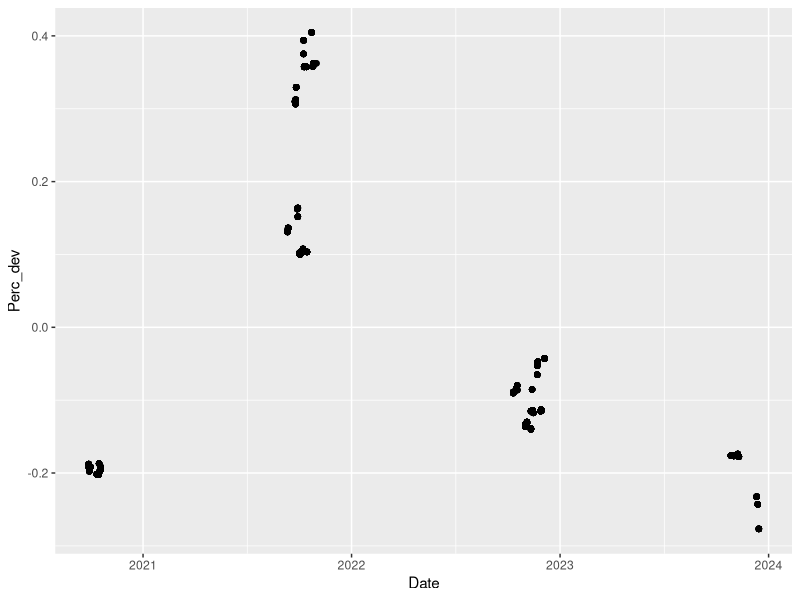
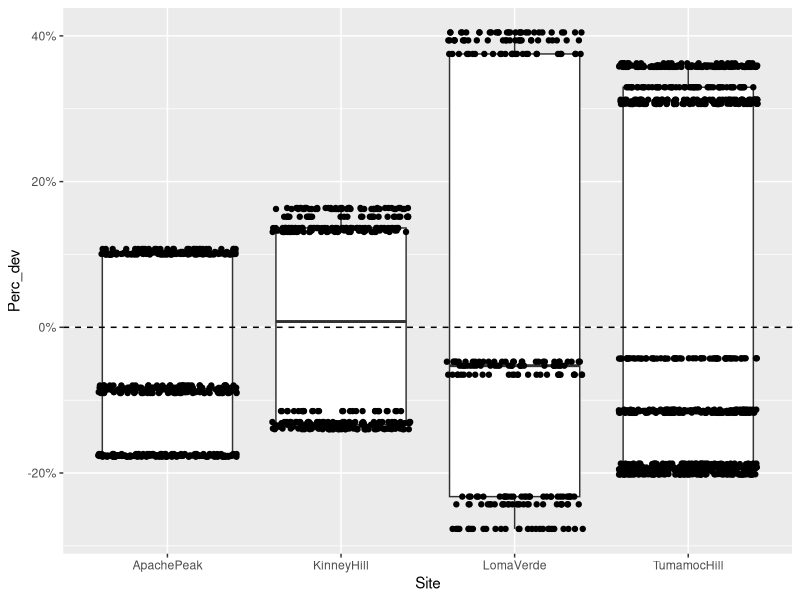
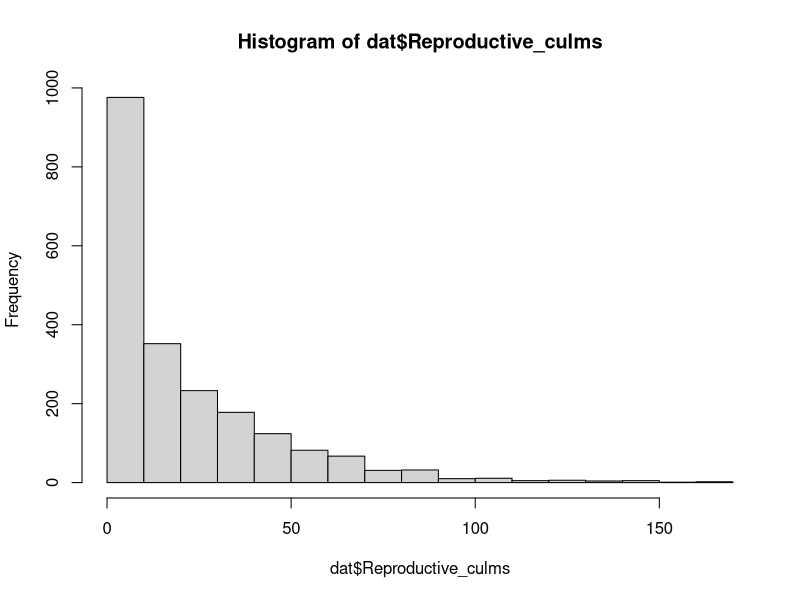
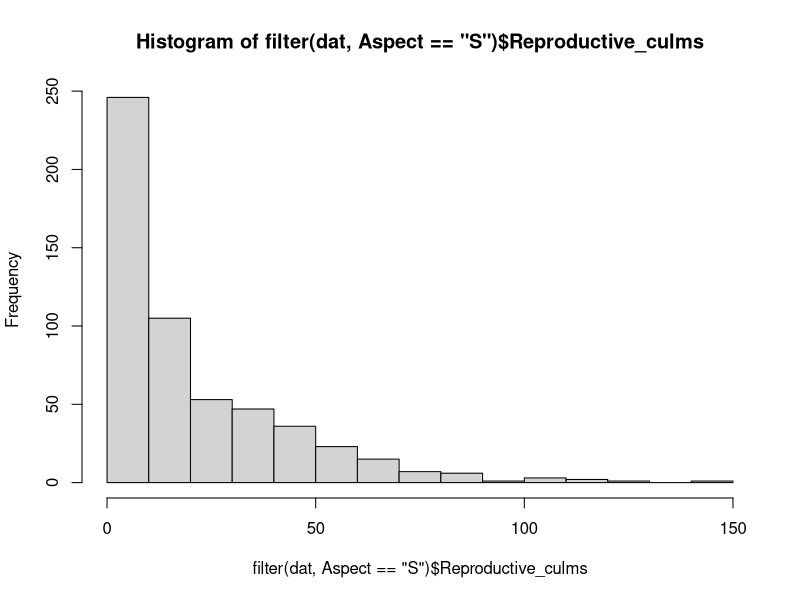
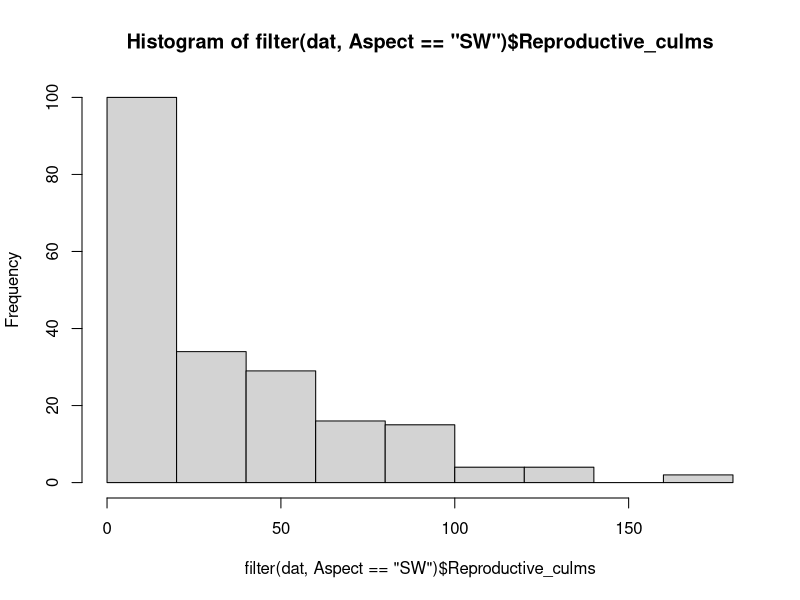
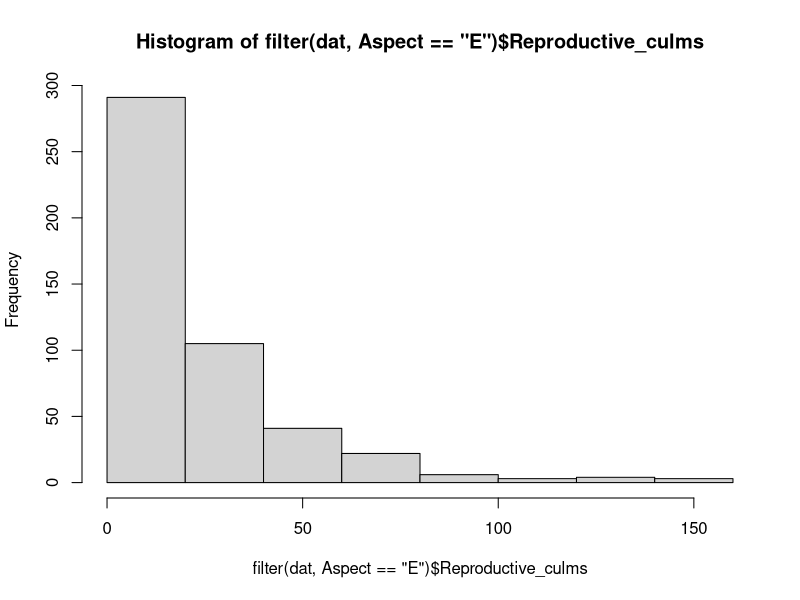
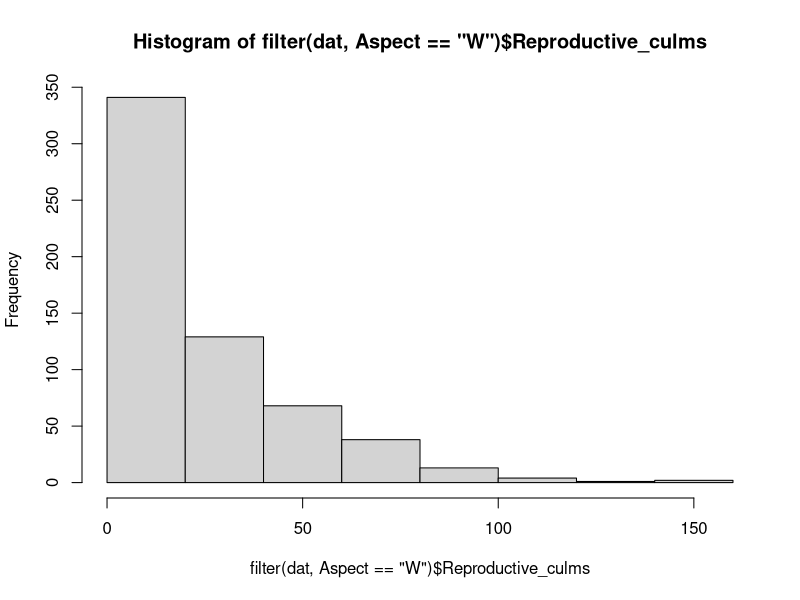
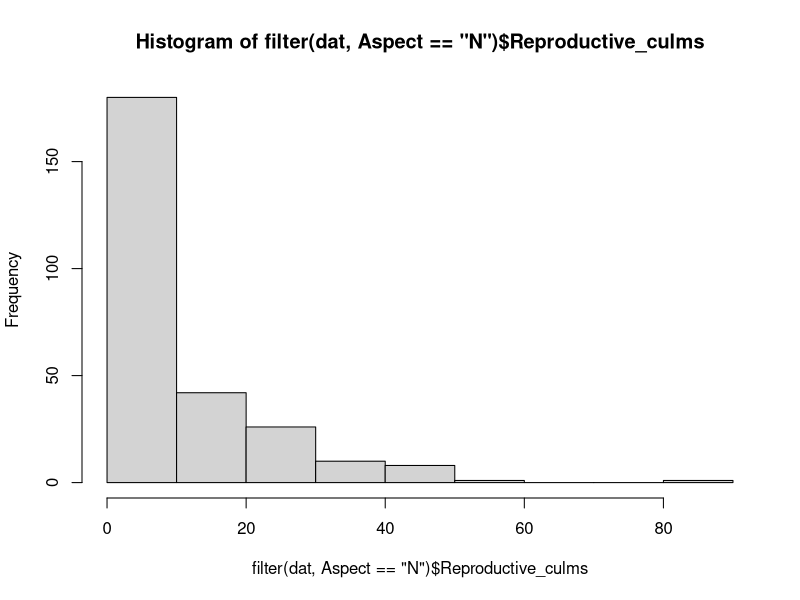

Generate these figures, in order, with R: (Note: this script raises an error after producing the figures.)
# Created: 2024-09-23
# Updated: 2025-04-29

# Purpose: Examine distributions; write out clean data with precip deviation variable added.
#   Also write out different data table with change in culm/cover/density as response variable.

# Culm counts have a Poisson distribution. Buffelgrass density & cover should be log-transformed to improve
#   normality. Native grass, native forb, and herb (forb + grass) roughly have a Poisson distribution,
#   with a lot of 0s. Change in culm count BG density & cover, and native cover is roughly normally distributed.

# MAT correlated with precip-related variables.

library(readxl)
library(tidyverse)
library(GGally)

# Load data ---------------------------------------------------------------

culms.raw <- read_xlsx("data/raw/2024-09_LO_Buffelgrass-culm-demography_master.xlsx", sheet = "Demography")
monitor.prism <- read_csv("data/cleaned/02_monitoring-info-with-PRISM-data_clean.csv")
survival.raw <- read_xlsx("data/raw/2025-04_LO_Buffelgrass-seedling-survival.xlsx", sheet = "survival_R")

# Data wrangling ----------------------------------------------------------

# Add PRISM data
dat <- culms.raw %>% 
  left_join(monitor.prism)

# Check for NAs
apply(dat, 2, anyNA)

# Separate NA culm counts
na.culm <- dat %>% 
  filter(is.na(Vegetative_culms))

# Remove NA culm count - plants could not be located and weren't sampled
dat <- dat %>% 
  filter(!is.na(Vegetative_culms))

# Add col with elevation in meters
dat <- dat %>% 
  mutate(Elevation_m = Elevation_ft * 0.3048)

# Add Perc_dev and Deviation_mm cols
dat <- dat %>% 
  mutate(Perc_dev = (Prev_year_precip - MAP) / MAP,
         Deviation_mm = Prev_year_precip - MAP) 

# Change year cols to character
dat <- dat %>% 
  mutate(Year = as.character(Year),
         StudyYear = as.character(StudyYear))

# Add HerbCover col
dat <- dat %>% 
  mutate(HerbCover = NGCover + ForbCover)

# Add survival data
survival.join <- survival.raw %>% 
  filter(!is.na(Year)) %>%  # remove observations from 09/2021
  select(Site, Transect, Plot, Year, survival_perc) %>% 
  mutate(Year = as.character(Year))

dat <- dat %>% 
  left_join(survival.join)


# Separate out continuous explanatory variables
exp.cont <- dat %>% 
  select(PlotSlope, Elevation_ft, Prev_year_precip, MAT, MAP, Perc_dev, Deviation_mm)

# Separate out response variables
res.cont <- dat %>% 
  select(BGCover, BGDensity, ShrubCover, ForbCover, NGCover, HerbCover,
         Vegetative_culms, Reproductive_culms, Total_Live_Culms,
         Longestleaflength_cm)


# Create new df with change in culm count, density & cover between years as new response variables
culm.change <- dat %>%
  arrange(Plant_ID, Year) %>%
  group_by(Plant_ID) %>%
  mutate(Change_Reproductive_culms = Reproductive_culms - lag(Reproductive_culms),
         Change_Total_Live_Culms = Total_Live_Culms - lag(Total_Live_Culms)) %>% 
  mutate(Change_BGDensity = BGDensity - lag(BGDensity),
         Change_BGCover = BGCover - lag(BGCover)) %>% 
  mutate(Change_NGCover = NGCover - lag(NGCover),
         Change_ForbCover = ForbCover - lag(ForbCover),
         Change_HerbCover = HerbCover - lag(HerbCover),
         Change_ShrubCover = ShrubCover - lag(ShrubCover)) %>% 
  filter(!is.na(Change_Total_Live_Culms))



# Precipitation variability -----------------------------------------------

summary(dat$Perc_dev) # ranges from -28% to +40%

dat %>% 
  ggplot(aes(x = Date, y = Perc_dev)) +
  geom_point()

dat %>% 
  ggplot(aes(x = Site, y = Perc_dev)) +
  geom_boxplot() +
  geom_jitter() +
  scale_y_continuous(labels = scales::percent) +
  geom_hline(yintercept = 0, linetype = "dashed")


# Response variable: Culm count -------------------------------------------

## Histogram --------------------------------------------------------------

# All, Reproductive
hist(dat$Reproductive_culms) # Poisson

# By aspect, Reproductive
hist(filter(dat, Aspect == "S")$Reproductive_culms)
hist(filter(dat, Aspect == "SW")$Reproductive_culms)
hist(filter(dat, Aspect == "E")$Reproductive_culms)
hist(filter(dat, Aspect == "W")$Reproductive_culms)
hist(filter(dat, Aspect == "N")$Reproductive_culms)

# By site, Reproductive
hist(filter(dat, Site == "TumamocHill")$Reproductive_culms)
hist(filter(dat, Site == "LomaVerde")$Reproductive_culms)
hist(filter(dat, Site == "KinneyHill")$Reproductive_culms)
hist(filter(dat, Site == "ApachePeak")$Reproductive_culms)

# All, Total
hist(dat$Total_Live_Culms)

# All, Vegetative
hist(dat$Vegetative_culms)


## Boxplot ----------------------------------------------------------------

# All, by site
#   Reproductive
dat %>% 
  ggplot(aes(x = Site, y = Reproductive_culms)) +
  geom_boxplot()

#   Total
dat %>% 
  ggplot(aes(x = Site, y = Total_Live_Culms)) +
  geom_boxplot()

#   Vegetative
dat %>% 
  ggplot(aes(x = Site, y = Vegetative_culms)) +
  geom_boxplot()


# All, by aspect
#   Reproductive
dat %>% 
  ggplot(aes(x = Aspect, y = Reproductive_culms)) +
  geom_boxplot()

#   Total
dat %>% 
  ggplot(aes(x = Aspect, y = Total_Live_Culms)) +
  geom_boxplot()

#   Vegetative
dat %>% 
  ggplot(aes(x = Aspect, y = Vegetative_culms)) +
  geom_boxplot()


## Pair plot --------------------------------------------------------------

# Reproductive & vegetative culms
dat %>%
  ggplot(aes(x = Vegetative_culms, y = Reproductive_culms)) +
  geom_point()



# Response variable: BG density & cover -----------------------------------

# Pair plot
res.cont %>% 
  select(-Longestleaflength_cm, -Vegetative_culms, -Reproductive_culms, -Total_Live_Culms) %>% 
  ggpairs()

# BG Cover
hist(dat$BGCover)
dat %>% 
  ggplot(aes(x = Site, y = BGCover)) +
  geom_boxplot()

#   Log transformation
dat <- dat %>% 
  mutate(BGCover_log = log(BGCover))
hist(dat$BGCover_log) # log transformation kind of improves normality?

# BG Density
hist(dat$BGDensity)
dat %>% 
  ggplot(aes(x = Site, y = BGDensity)) +
  geom_boxplot()

#   Log transformation
dat <- dat %>% 
  mutate(BGDensity_log = log(BGDensity))
hist(dat$BGDensity_log) # log transformation improves normality


# Longest leaf
hist(dat$Longestleaflength_cm)
dat %>% 
  filter(!is.na(Longestleaflength_cm)) %>% 
  ggplot(aes(x = Site, y = Longestleaflength_cm)) + 
  geom_boxplot()



# Response variable: Native plant cover -----------------------------------

# Shrub cover
hist(dat$ShrubCover)
dat %>% 
  ggplot(aes(x = Site, y = ShrubCover)) +
  geom_boxplot()
dat %>% 
  ggplot(aes(x = Aspect, y = ShrubCover)) +
  geom_boxplot()

# Forb cover
hist(dat$ForbCover)
dat %>% 
  ggplot(aes(x = Site, y = ForbCover)) +
  geom_boxplot()
dat %>% 
  ggplot(aes(x = Aspect, y = ForbCover)) +
  geom_boxplot()

# Native grass cover
hist(dat$NGCover)
dat %>% 
  ggplot(aes(x = Site, y = NGCover)) +
  geom_boxplot()
dat %>% 
  ggplot(aes(x = Aspect, y = NGCover)) +
  geom_boxplot()

# Herb cover
hist(dat$HerbCover)
dat %>% 
  ggplot(aes(x = Site, y = HerbCover)) +
  geom_boxplot()
dat %>% 
  ggplot(aes(x = Aspect, y = HerbCover)) +
  geom_boxplot()


# Continuous explanatory variables ----------------------------------------

# Summary
summary(dat$Elevation_ft)
summary(dat$Elevation_m)
summary(dat$PlotSlope)
summary(dat$MAT)

# Distribution
hist(dat$Elevation_ft)
hist(dat$Elevation_m)
hist(dat$PlotSlope)
hist(dat$MAT)

# Pair plot
dat %>% 
  select(PlotSlope, Elevation_m, Prev_year_precip, MAT, MAP, Perc_dev, Deviation_mm) %>% 
  distinct(.keep_all = TRUE) %>% 
  ggpairs()


# Response variable: change in total culm count ---------------------------

hist(culm.change$Change_Reproductive_culms, breaks = 20)
hist(culm.change$Change_Total_Live_Culms, breaks = 20)
hist(culm.change$Change_BGDensity, breaks = 20)
hist(culm.change$Change_BGCover, breaks = 20)
hist(culm.change$Change_HerbCover, breaks = 20)
hist(culm.change$Change_NGCover, breaks = 20)
hist(culm.change$Change_ForbCover, breaks = 20)



# Response variable: survival ---------------------------------------------

hist(dat$survival_perc)


# Write out data to csv ---------------------------------------------------

write_csv(dat,
          file = "data/cleaned/04_demography-data_clean.csv")

write_csv(culm.change,
          file = "data/cleaned/04_change-in-culm-density-cover_clean.csv")


save.image("RData/04_data-wrangling-and-screening.RData")
